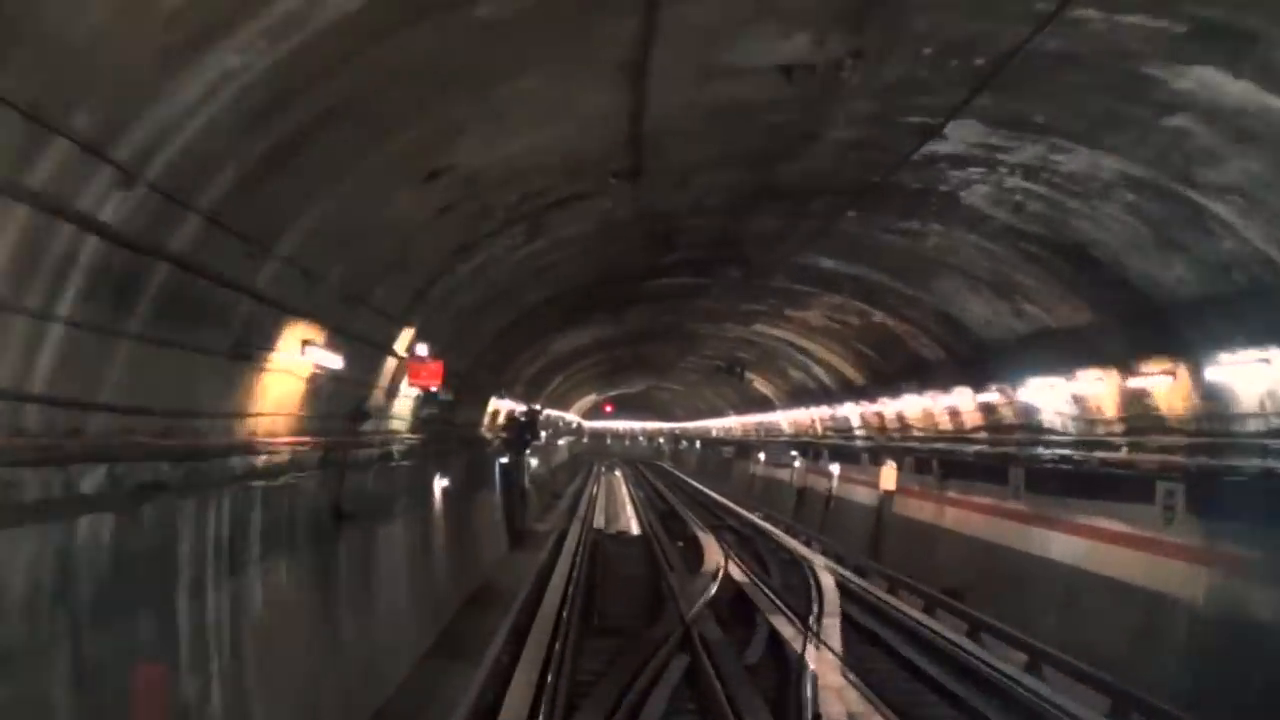
#> input picture frame 27 of PTI/src/util/input/m6_test.mp4, 1280 x 720 px, given in place of T4_HFV_CharpennesCharlesHernu.mp4, which was not available
$ python testFormatImg.py
#> lines starting #> are read from the running program, lines starting #| are printed output that depends on the picture; pictures that were not available may be replaced by others from this repository, and a replacement may not be noted
import cv2
import numpy as np
from matplotlib import pyplot as plt

def augmente_moi(a, b):
    return 30 + a + b

filename = "Inputs//T4_HFV_CharpennesCharlesHernu.mp4"

video = cv2.VideoCapture(filename)

width = video.get(cv2.CAP_PROP_FRAME_WIDTH)
print('Video width : ' + str(width))

height = video.get(cv2.CAP_PROP_FRAME_HEIGHT)
print('Video height : ' + str(height))

center = int(width/2)
offset = 0

hauteur_max = height - 100 # Ronge la partie du bas de l'image quand hauteur max augmente.
hauteur_min = 100 # Ronge la partie du haut de l'image quand hauteur min augmente.

success, img = video.read()
#> img is the input picture: shape (720, 1280, 3); mean B, G, R 50.4, 54.3, 61.4
img = img[int(hauteur_min):int(hauteur_max),:,:]
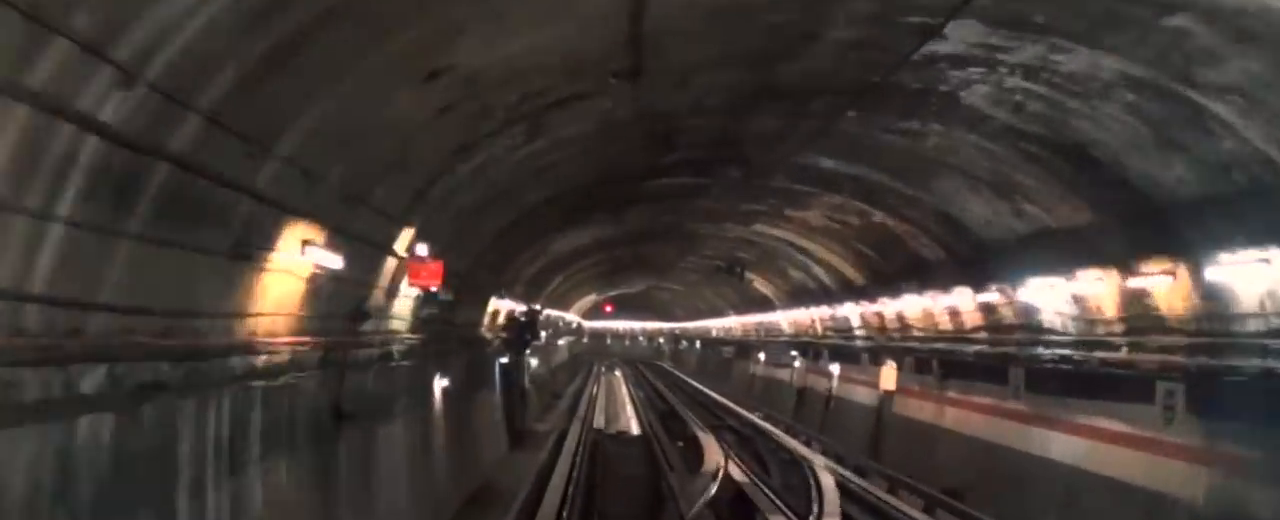
#> img: shape (520, 1280, 3); mean B, G, R 53.7, 58, 65.8
result = img[:, center:int(width-1), :]
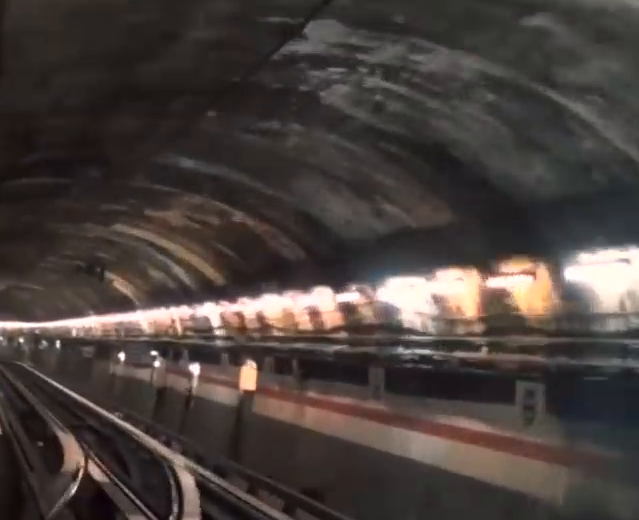
#> result: shape (520, 639, 3); mean B, G, R 60.3, 63.7, 72.2


img_path = "Outputs/result_delta_var.png"
cv2.imwrite(img_path, result)

print("Image saved.")

$ run again, starting later in the video
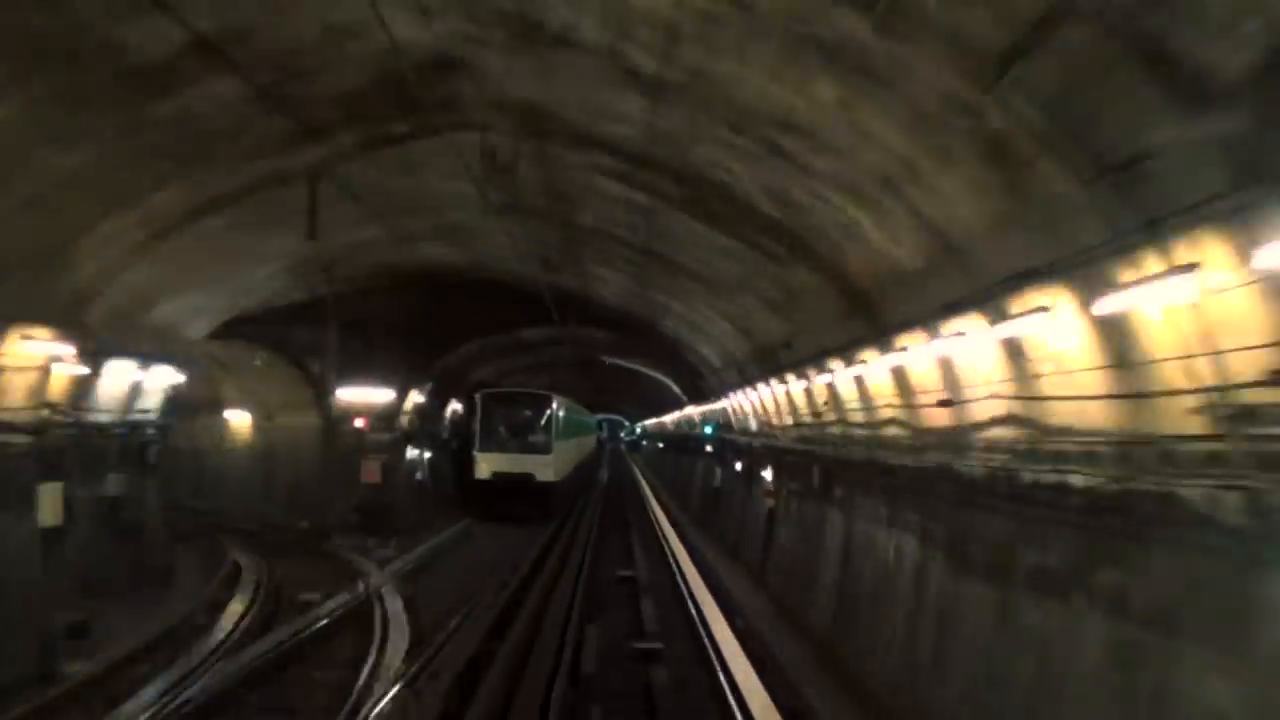
#> input picture frame 124 of PTI/src/util/input/m6_test.mp4, 1280 x 720 px, given in place of T4_HFV_CharpennesCharlesHernu.mp4, which was not available
#> img is the input picture: shape (720, 1280, 3); mean B, G, R 39.9, 52.1, 58.8
#> `img = img[int(hauteur_min):int(hauteur_max),:,:]`:
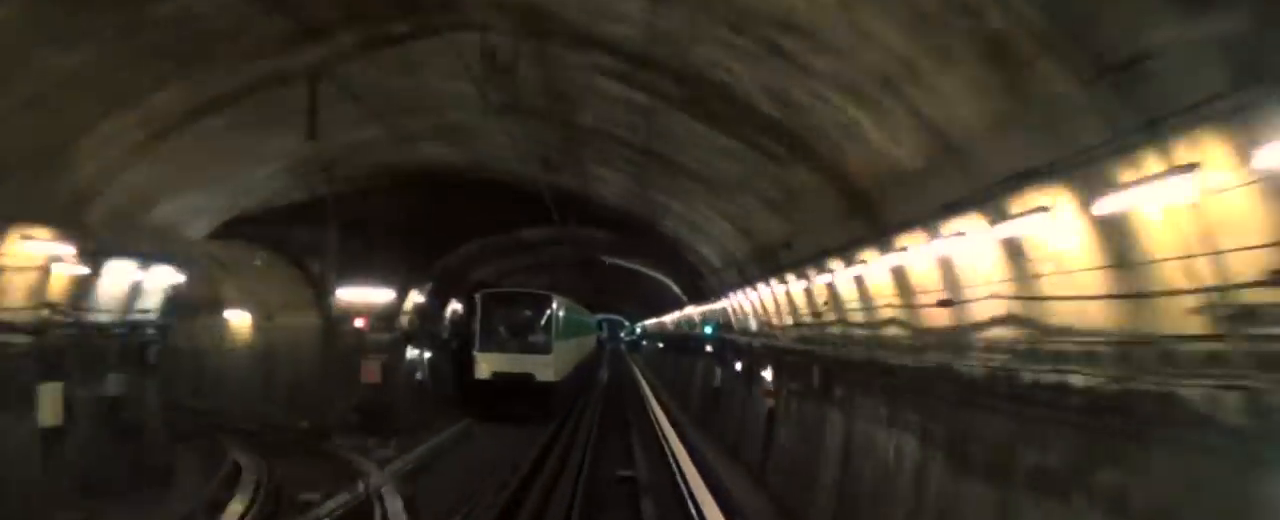
#> img: shape (520, 1280, 3); mean B, G, R 44.8, 58.3, 65.7
#> `result = img[:, center:int(width-1), :]`:
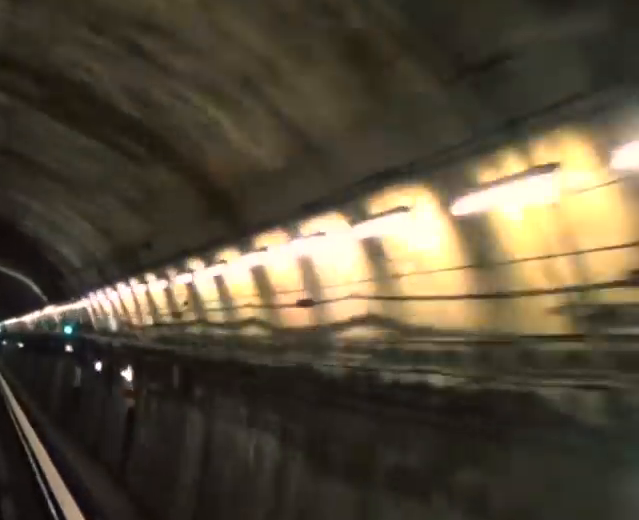
#> result: shape (520, 639, 3); mean B, G, R 57.6, 75.6, 84.5

$ run again, starting later in the video
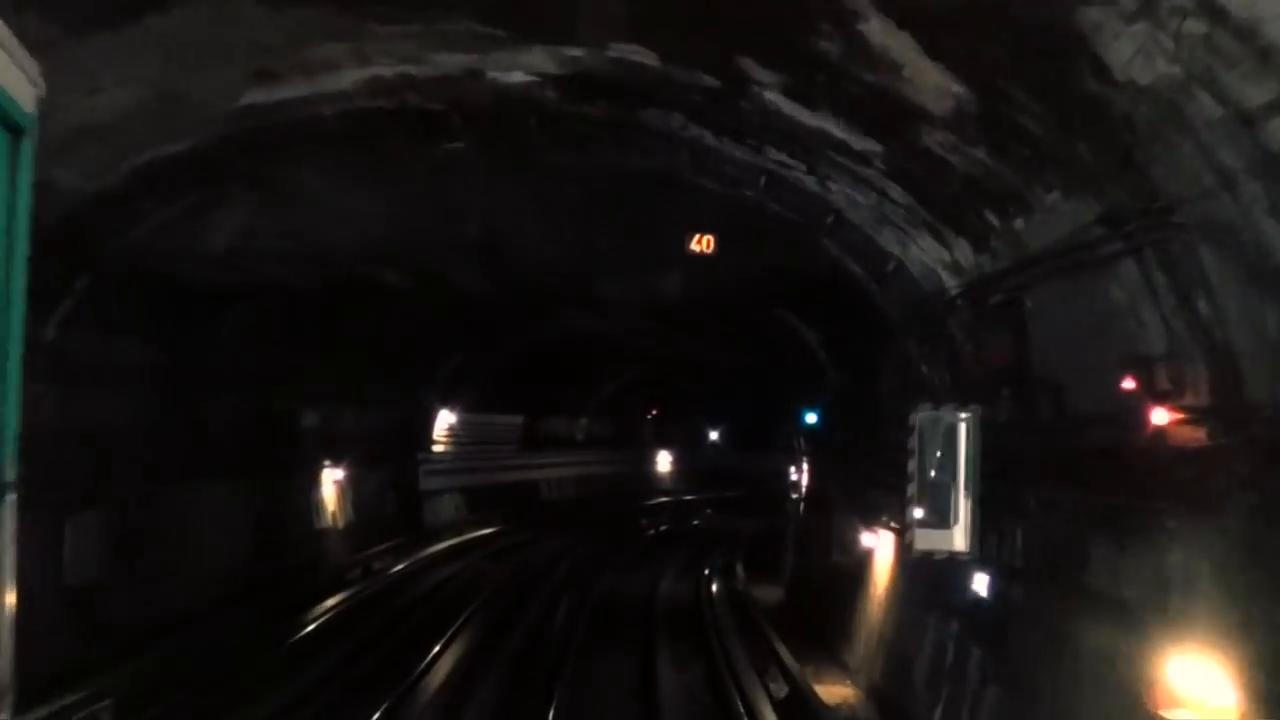
#> input picture frame 221 of PTI/src/util/input/m6_test.mp4, 1280 x 720 px, given in place of T4_HFV_CharpennesCharlesHernu.mp4, which was not available
#> img is the input picture: shape (720, 1280, 3); mean B, G, R 19.8, 21.3, 23.8
#> `img = img[int(hauteur_min):int(hauteur_max),:,:]`:
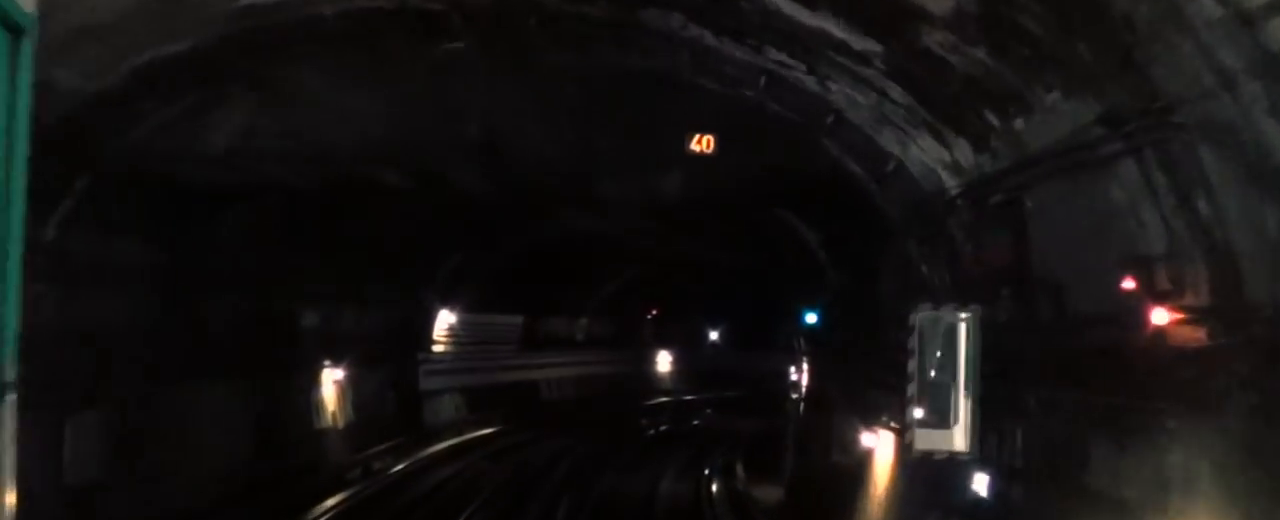
#> img: shape (520, 1280, 3); mean B, G, R 17.7, 18.3, 20.2
#> `result = img[:, center:int(width-1), :]`:
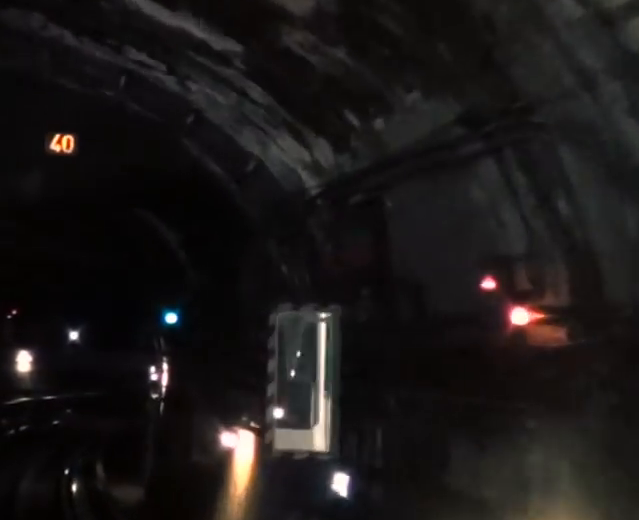
#> result: shape (520, 639, 3); mean B, G, R 23.3, 23.7, 26.8
